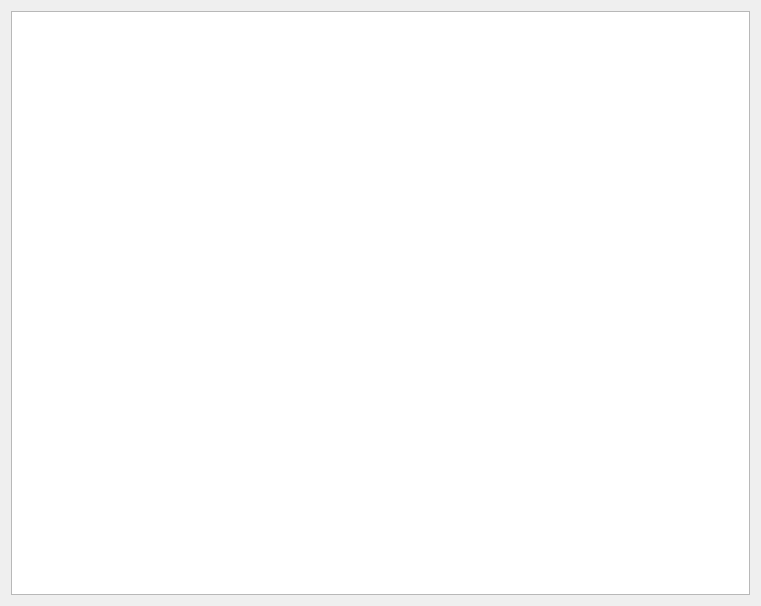
<?xml version="1.0" encoding="UTF-8"?>
<ui version="4.0">
 <class>EditorMainWindow</class>
 <widget class="QMainWindow" name="EditorMainWindow">
  <property name="geometry">
   <rect>
    <x>0</x>
    <y>0</y>
    <width>761</width>
    <height>606</height>
   </rect>
  </property>
  <property name="windowTitle">
   <string>GLSL Shader Editor</string>
  </property>
  <widget class="QWidget" name="centralWidget">
   <layout class="QGridLayout" name="gridLayout">
    <item row="0" column="0">
     <layout class="QHBoxLayout" name="horizontalLayout">
      <item>
       <widget class="QGraphicsView" name="graphicsView"/>
      </item>
      <item>
       <layout class="QVBoxLayout" name="verticalLayout"/>
      </item>
     </layout>
    </item>
   </layout>
  </widget>
 </widget>
 <layoutdefault spacing="6" margin="11"/>
 <resources/>
 <connections/>
</ui>
